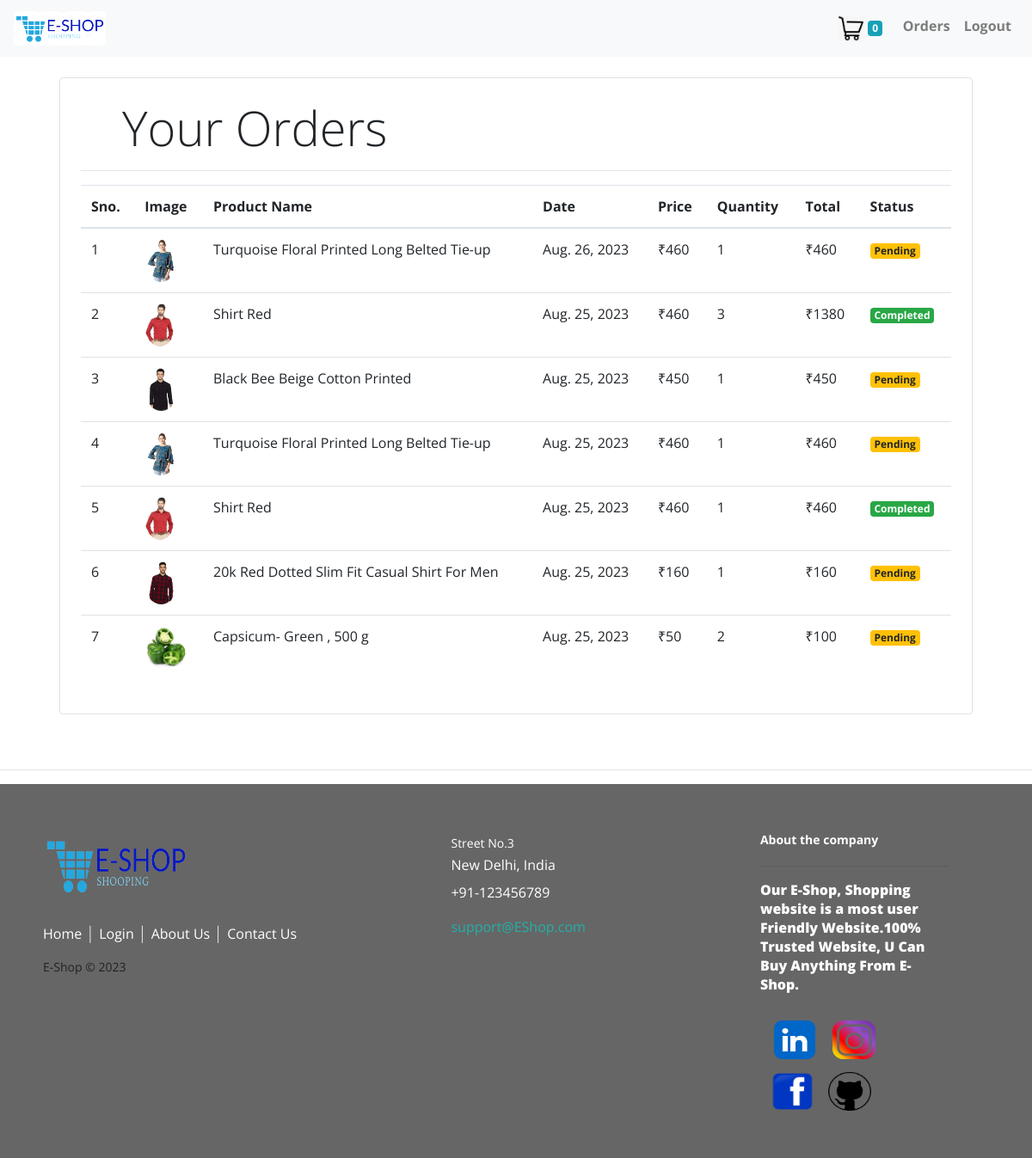
The page /orders (signed in) on the database its author committed.
### store/models/orders.py (models this page shows, shortened)
class Order(models.Model):
    product = models.ForeignKey(Product, on_delete=models.CASCADE)
    customer = models.ForeignKey(Customer, on_delete=models.CASCADE)
    quantity = models.IntegerField(default=1)
    price = models.IntegerField()
    address = models.CharField(max_length=50 , default='',blank=True)
    phone = models.CharField(max_length=50 , default='',blank=True)
    date = models.DateField(default=datetime.datetime.today)
    status = models.BooleanField(default=False)
    @staticmethod
    def get_orders_by_customer(customer_id):
        return Order.objects.filter(customer=customer_id).order_by("date" )

### store/models/product.py (models this page shows, shortened)
class Product(models.Model):
    name = models.CharField(max_length=50)
    price = models.IntegerField(default=0)
    category = models.ForeignKey(Category ,on_delete=models.CASCADE , default=1 )
    description = models.CharField(max_length=200,default='',null=True,blank=True)
    image = models.ImageField(upload_to='uploads/products/')

### store/middlewares/auth.py (the view)
    def middleware(request):
        print(request.session.get('customer'))
        returnUrl = request.META['PATH_INFO']
        print(request.META['PATH_INFO'])
        if not request.session.get('customer'):
            return redirect(f'login?return_url={returnUrl}')
        response = get_response(request)
        return response

### store/templatetags/custom_filter.py (called while the page is built)
@register.filter(name='currency')
def currency(number):
    return "₹"+str(number)

@register.filter(name='multiply')
def multiply(number , number1):
    return number * number1

### store/views/orders.py (called while the page is built)
    def get(self , request):
        customer = request.session.get('customer')
        orders = Order.get_orders_by_customer(customer)
        orders = orders.reverse()
        print(orders)
        return render(request , 'orders.html', {'orders':orders})

### store/templates/orders.html
{% extends 'base.html' %}
{% block content %}
{% load cart %}
{% load custom_filter %}
<div class="container">
    <div class="border rounded p-4 m-4">
        <p class="display-4 pl-4 ml-4">Your Orders</p>
        <hr>
        <table class="table">
            <thead>
                <tr>
                    <th>Sno.</th>
                    <th>Image</th>
                    <th>Product Name</th>
                    <th>Date</th>
                    <th>Price</th>
                    <th>Quantity</th>
                    <th>Total</th>
                    <th>Status</th>
                </tr>
            </thead>
            <tbody>
                {% for order in orders %}
                <tr>
                    <td>{{forloop.counter}}</td>
                    <td><img style = "height:50px;" class = "rounded-circle" src="{{order.product.image.url}}" alt=""></td>
                    <td>{{order.product.name}}</td>
                    <td>{{order.date}}</td>
                    <td>{{order.price|currency}}</td>
                    <td>{{order.quantity}}</td>
                    <td>{{order.quantity|multiply:order.price|currency}}</td>
                    {% if order.status %}
                    <td><small class = "badge badge-success">Completed</small></td>
                    {% else %}
                    <td><small class = "badge badge-warning">Pending</small></td>
                    {% endif %}
                </tr>
                {% endfor %}
            </tbody>
        </table>
    </div>
</div>
{% endblock content %}

### store/templates/base.html (shortened to what this page needs)
{% load static %}
<!doctype html>
<html lang="en">
<head>
    <link rel="stylesheet" href="https://cdn.jsdelivr.net/npm/bootstrap@4.4.1/dist/css/bootstrap.min.css"
>
</head>
<body>
    {% load static %}
    <nav class="navbar navbar-expand-lg navbar-light bg-light">
        <a  class="navbar-brand" href="/">
            <img style = "height:40px"src="{% static 'images\E-Shop.png' %}" alt="E-Shop">
        </a>
        <div class="collapse navbar-collapse" id="navbarSupportedContent">
            <ul class=" navbar-nav my-2 my-lg-0">
                <li class="nav-item pr-2 ">
                    <a class="nav-link" href="/cart"> <img style = "height:30px;"src="{% static 'images\cart3.png' %}" alt="Cart">
                        <span class="badge badge-info ">{{request.session.cart.keys|length}}</span> <span class="sr-only ">(current)</span></a>
                </li>
                {% if request.session.customer %}
                <li class="nav-item">
                    <a class="nav-link" href="/orders"><b> Orders</b> <span class="sr-only">(current)</span></a>
                </li>
                <li class="nav-item ">
                    <a class="nav-link" href="/logout"><b>Logout</b> <span class="sr-only">(current)</span></a>
                </li>
                {% endif %}
            </ul>
        </div>
    </nav>
    {% block content %}{% endblock content %}
</body>
{% load static %}
<div class="footer pt-4">
  <hr>
  <link rel="stylesheet" href="{% static 'css\style.css'%}">
  <footer class="footer-distributed">
			<div class="footer-left">
				<a href="{{homepage}}"><h3><span><img id = "logo" src="{% static 'images\E-Shop2.png' %}" alt="E-Shop"></span></h3></a>
				<p class="footer-links">
					<a href="{{homepage}}" class="link-1">Home</a>
					<a href="{{login}}">Login</a>
					<a href="{{signup}}">About Us</a>
					<a href="#">Contact Us</a>
				</p>
				<p class="footer-company-name">E-Shop © 2023</p>
			</div>
			<div class="footer-center">
				<div>
					<p><span>Street No.3</span> New Delhi, India</p>
				</div>
				<div>
					<p>+91-123456789</p>
				</div>
				<div>
					<p><a href="mailto:support@company.com">support@EShop.com</a></p>
				</div>
			</div>
			<div class="footer-right">
				<p class="footer-company-about">
					<span>About the company</span>
          <hr>
					<b class = "text-white">Our E-Shop, Shopping website is a most user Friendly Website.100% Trusted Website, U Can Buy Anything From E-Shop.</b>
				</p>
          <a href="https://www.linkedin.com/in/abdul-qadir-96305b230/">
            <img src="{% static 'images\li.png'%}" alt="Fb" width="80" height="75">
          </a>
          <a style = "margin-right: 11px;"href="https://www.instagram.com/itz_abdul_qadir/">
            <img src="{% static 'images\igpng.png'%}" alt="Fb" width="50" height="45">
          </a>
          <a href="https://www.facebook.com/profile.php?id=61550252952888">
            <img src="{% static 'images\fb3.png'%}" alt="Fb" width="75" height="45">
          </a>
          <a href="https://github.com/abdulqadir4344">
            <img src="{% static 'images\gh.png'%}" alt="Fb" width="50" height="45">
          </a>
			</div>
	</footer>
</div>
</html>

### static/css/style.css (style rules this page uses)
* { font-family: Open Sans; }
#logo { height:80px; width:170px; }
.footer-distributed { background: #666; box-shadow: 0 1px 1px 0 rgba(0, 0, 0, 0.12); box-sizing: border-box; width: 100%; text-align: left; font: bold 16px sans-serif; padding: 55px 50px; }
.footer-distributed .footer-left, .footer-distributed .footer-center, .footer-distributed .footer-right { display: inline-block; vertical-align: top; }
.footer-distributed .footer-left { width: 40%; }
.footer-distributed h3 { color: #ffffff; font: normal 36px 'Open Sans', cursive; margin: 0; }
.footer-distributed h3 span { color: lightseagreen; }
.footer-distributed .footer-links { color: #ffffff; margin: 20px 0 12px; padding: 0; }
.footer-distributed .footer-links a { display:inline-block; line-height: 1.8; font-weight:400; text-decoration: none; color: inherit; }
.footer-distributed .footer-company-name { color: #222; font-size: 14px; font-weight: normal; margin: 0; }
.footer-distributed .footer-center { width: 35%; }
.footer-distributed .footer-center p { display: inline-block; color: #ffffff; font-weight:400; vertical-align: middle; margin:0; }
.footer-distributed .footer-center p span { display:block; font-weight: normal; font-size:14px; line-height:2; }
.footer-distributed .footer-center p a { color: lightseagreen; text-decoration: none;; }
.footer-distributed .footer-links a:before { content: "|"; font-weight:300; font-size: 20px; left: 0; color: #fff; display: inline-block; padding-right: 5px; }
.footer-distributed .footer-links .link-1:before { content: none; }
.footer-distributed .footer-right { width: 20%; }
.footer-distributed .footer-company-about { line-height: 20px; color: #92999f; font-size: 13px; font-weight: normal; margin: 0; }
.footer-distributed .footer-company-about span { display: block; color: #ffffff; font-size: 14px; font-weight: bold; margin-bottom: 20px; }

### rows shown on the page
Order: product.image (picture), product.name "Turquoise Floral Printed Long Belted Tie-up", date "Aug. 26, 2023", price "₹460", quantity "1", quantity|multiply "₹460", status "Pending"
Order: product.image (picture), product.name "Shirt Red", date "Aug. 25, 2023", price "₹460", quantity "3", quantity|multiply "₹1380", status "Completed"
Order: product.image (picture), product.name "Black Bee Beige Cotton Printed", date "Aug. 25, 2023", price "₹450", quantity "1", quantity|multiply "₹450", status "Pending"
Order: product.image (picture), product.name "Turquoise Floral Printed Long Belted Tie-up", date "Aug. 25, 2023", price "₹460", quantity "1", quantity|multiply "₹460", status "Pending"
Order: product.image (picture), product.name "Shirt Red", date "Aug. 25, 2023", price "₹460", quantity "1", quantity|multiply "₹460", status "Completed"
Order: product.image (picture), product.name "20k Red Dotted Slim Fit Casual Shirt For Men", date "Aug. 25, 2023", price "₹160", quantity "1", quantity|multiply "₹160", status "Pending"
Order: product.image (picture), product.name "Capsicum- Green , 500 g", date "Aug. 25, 2023", price "₹50", quantity "2", quantity|multiply "₹100", status "Pending"

### other values the page prints
{{ request.session.cart.keys|length }} "0"
